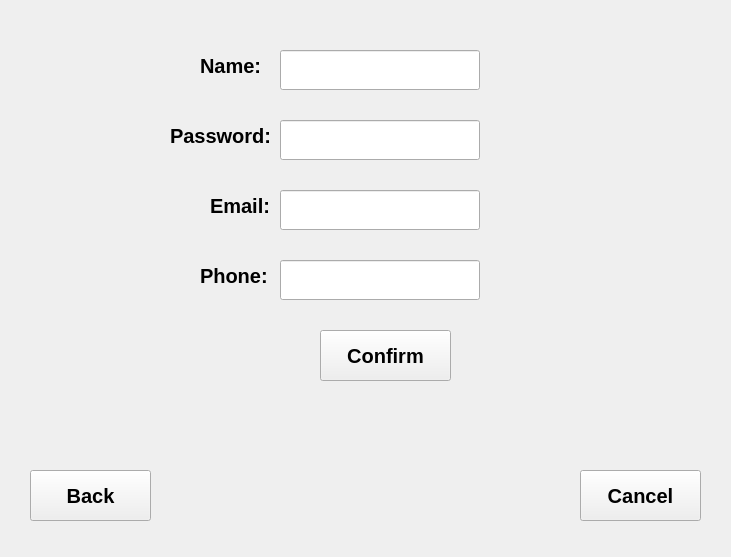
<?xml version="1.0" encoding="UTF-8"?>
<ui version="4.0">
 <class>register_screen</class>
 <widget class="QWidget" name="register_screen">
  <property name="geometry">
   <rect>
    <x>0</x>
    <y>0</y>
    <width>731</width>
    <height>557</height>
   </rect>
  </property>
  <property name="font">
   <font>
    <pointsize>15</pointsize>
    <bold>true</bold>
   </font>
  </property>
  <property name="windowTitle">
   <string>Form</string>
  </property>
  <widget class="QLabel" name="label">
   <property name="geometry">
    <rect>
     <x>200</x>
     <y>40</y>
     <width>61</width>
     <height>51</height>
    </rect>
   </property>
   <property name="font">
    <font>
     <pointsize>15</pointsize>
     <bold>true</bold>
    </font>
   </property>
   <property name="text">
    <string>Name:</string>
   </property>
  </widget>
  <widget class="QLineEdit" name="lineEdit_Register_Name">
   <property name="geometry">
    <rect>
     <x>280</x>
     <y>50</y>
     <width>200</width>
     <height>40</height>
    </rect>
   </property>
   <property name="font">
    <font>
     <pointsize>15</pointsize>
     <bold>true</bold>
    </font>
   </property>
  </widget>
  <widget class="QLineEdit" name="lineEdit_Register_Password">
   <property name="geometry">
    <rect>
     <x>280</x>
     <y>120</y>
     <width>200</width>
     <height>40</height>
    </rect>
   </property>
   <property name="font">
    <font>
     <pointsize>15</pointsize>
     <bold>true</bold>
    </font>
   </property>
   <property name="echoMode">
    <enum>QLineEdit::Password</enum>
   </property>
  </widget>
  <widget class="QLineEdit" name="lineEdit_Register_Email">
   <property name="geometry">
    <rect>
     <x>280</x>
     <y>190</y>
     <width>200</width>
     <height>40</height>
    </rect>
   </property>
   <property name="font">
    <font>
     <pointsize>15</pointsize>
     <bold>true</bold>
    </font>
   </property>
  </widget>
  <widget class="QLineEdit" name="lineEdit_Register_Phone">
   <property name="geometry">
    <rect>
     <x>280</x>
     <y>260</y>
     <width>200</width>
     <height>40</height>
    </rect>
   </property>
   <property name="font">
    <font>
     <pointsize>15</pointsize>
     <bold>true</bold>
    </font>
   </property>
  </widget>
  <widget class="QLabel" name="label_2">
   <property name="geometry">
    <rect>
     <x>210</x>
     <y>180</y>
     <width>61</width>
     <height>51</height>
    </rect>
   </property>
   <property name="font">
    <font>
     <pointsize>15</pointsize>
     <bold>true</bold>
    </font>
   </property>
   <property name="text">
    <string>Email:</string>
   </property>
  </widget>
  <widget class="QLabel" name="label_3">
   <property name="geometry">
    <rect>
     <x>170</x>
     <y>110</y>
     <width>101</width>
     <height>51</height>
    </rect>
   </property>
   <property name="font">
    <font>
     <pointsize>15</pointsize>
     <bold>true</bold>
    </font>
   </property>
   <property name="text">
    <string>Password:</string>
   </property>
  </widget>
  <widget class="QLabel" name="label_4">
   <property name="geometry">
    <rect>
     <x>200</x>
     <y>250</y>
     <width>71</width>
     <height>51</height>
    </rect>
   </property>
   <property name="font">
    <font>
     <pointsize>15</pointsize>
     <bold>true</bold>
    </font>
   </property>
   <property name="text">
    <string>Phone:</string>
   </property>
  </widget>
  <widget class="QPushButton" name="pushButton_Register_Confirm">
   <property name="geometry">
    <rect>
     <x>320</x>
     <y>330</y>
     <width>131</width>
     <height>51</height>
    </rect>
   </property>
   <property name="font">
    <font>
     <pointsize>15</pointsize>
     <bold>true</bold>
    </font>
   </property>
   <property name="text">
    <string>Confirm</string>
   </property>
  </widget>
  <widget class="QPushButton" name="pushButton_Register_Cancel">
   <property name="geometry">
    <rect>
     <x>580</x>
     <y>470</y>
     <width>121</width>
     <height>51</height>
    </rect>
   </property>
   <property name="text">
    <string>Cancel</string>
   </property>
  </widget>
  <widget class="QPushButton" name="pushButton_Back_Balance">
   <property name="geometry">
    <rect>
     <x>30</x>
     <y>470</y>
     <width>121</width>
     <height>51</height>
    </rect>
   </property>
   <property name="font">
    <font>
     <pointsize>15</pointsize>
     <bold>true</bold>
    </font>
   </property>
   <property name="text">
    <string>Back</string>
   </property>
  </widget>
 </widget>
 <resources/>
 <connections/>
</ui>
